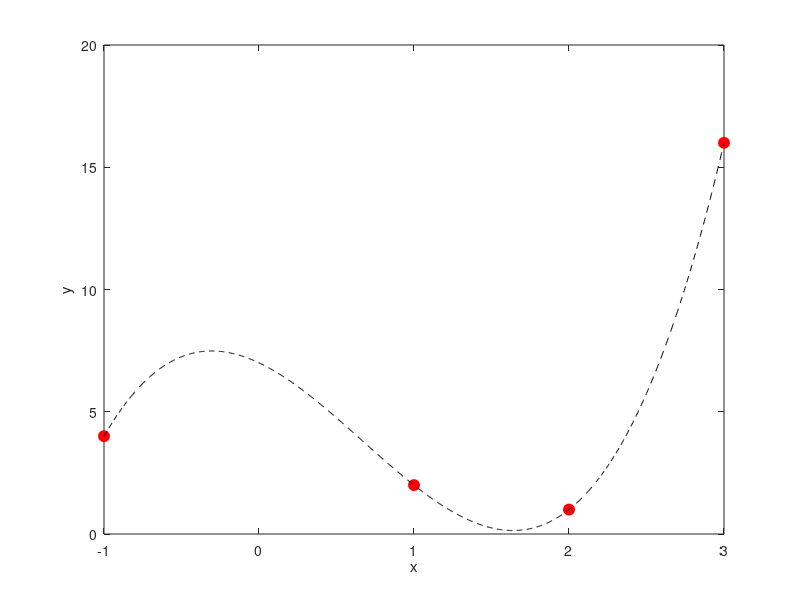
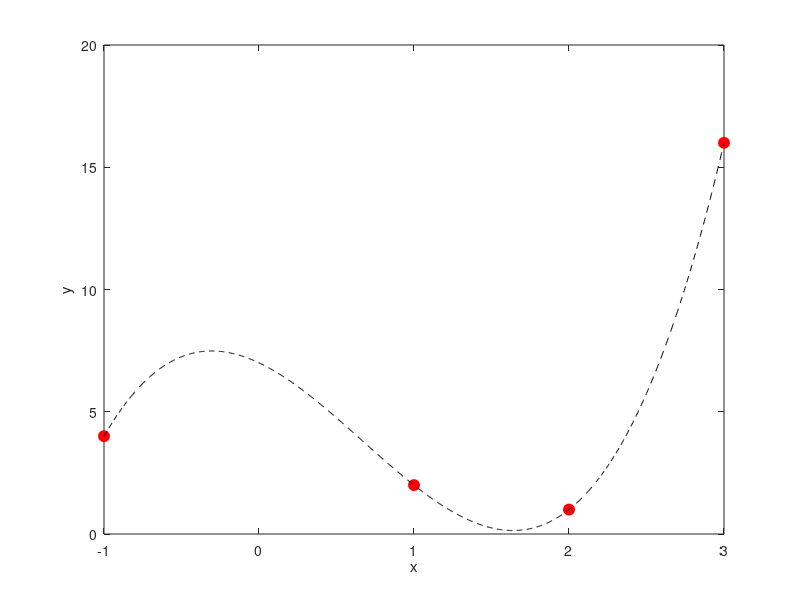

Recreate these plots in MATLAB, in order.
% Polynom fitting on points 
% Use n+1 points for fitting an nth order polynom 
% All points are used and curve is on points
clearvars;
x = [-1; 1; 2; 3];
y = [4; 2; 1; 16];
A = [1 x(1) x(1)^2 x(1)^3;...
  1 x(2) x(2)^2 x(2)^3;...
  1 x(3) x(3)^2 x(3)^3;...
  1 x(4) x(4)^2 x(4)^3];
f = A\y
%% Graph solution
% alternative solution : use vander() for vandermont matrix creation


xfit = linspace(min(x), max(x), 1e3);
yfit = f(1)+f(2)*xfit+f(3)*xfit.^2+f(4)*xfit.^3;

figure; 
  plot(x,y, 'ro','MarkerFaceColor','r','MarkerSize',8);
  hold on;
  plot(xfit, yfit, 'k--');
  xlabel('x');
  ylabel('y');

%% Alternative solution : usage of vander() for Vandermont matrix
% 
V = vander(x);
Av = fliplr(V);
f2 = Av \ y;

%% Create plot different way
% Define interpolation function 
fx = @(x,fp) fp(1)+fp(2)*x+fp(3)*x.^2+fp(4)*x.^3;

yf = fx(x,f2);
figure; 
  plot(x,y, 'ro','MarkerFaceColor','r','MarkerSize',8);
  hold on;
  plot(xfit, yfit, 'k--');
  xlabel('x');
  ylabel('y');
